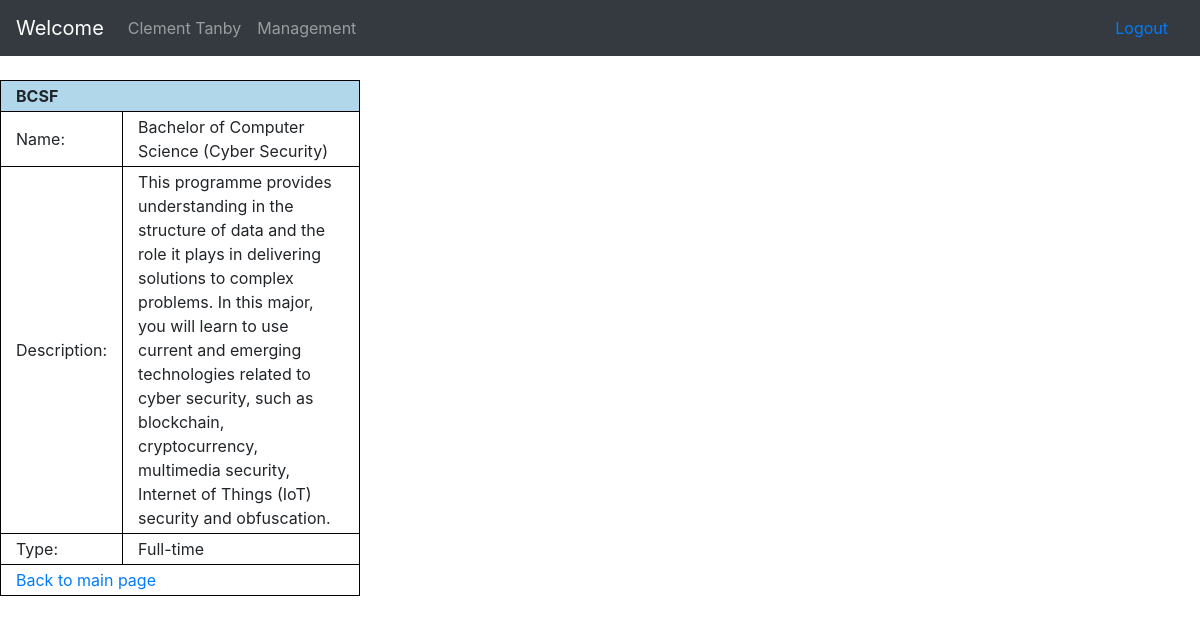
/view_major.php?m=BCSF (signed in), run on the app's committed database.
### tables this page shows
CREATE TABLE IF NOT EXISTS `accounts` (
  `sim_id` varchar(10) NOT NULL,
  `uow_id` varchar(10) NOT NULL,
  `name` tinytext NOT NULL,
  `password` varchar(64) NOT NULL,
  `phone` varchar(16) DEFAULT NULL,
  `sim_email` varchar(64) DEFAULT NULL,
  `personal_email` varchar(64) DEFAULT NULL,
  `show_phone` tinyint(1) NOT NULL DEFAULT '0',
  `show_email` tinyint(1) NOT NULL DEFAULT '0',
  `type` int(1) NOT NULL COMMENT '0 = Faculty, 1 = Full-time Student, 2 = Part-time Student, 8 = Admin, 9 = Superadmin',
  `majors` json DEFAULT NULL COMMENT 'Faculty => JSON of varchar(8)+,\r\nStudent = JSON of 1 varchar(8) -\r\n[majors.id]',
  `choices` json DEFAULT NULL COMMENT 'Students only -\r\nJSON of varchar(8) [projects.id]',
  `year` smallint(4) DEFAULT NULL COMMENT 'Students only',
  `quarter` tinyint(1) DEFAULT NULL COMMENT 'Students only (1, 2, 3, or 4)',
  PRIMARY KEY (`sim_id`),
  UNIQUE KEY `accounts_uow_id` (`uow_id`),
  KEY `accounts_year_quarter` (`year`,`quarter`) USING BTREE,
  KEY `accounts_type` (`type`),
  KEY `accounts_sim_email` (`sim_email`) USING BTREE,
  KEY `accounts_personal_email` (`personal_email`)
);

CREATE TABLE IF NOT EXISTS `majors` (
  `id` varchar(8) NOT NULL,
  `name` varchar(64) NOT NULL,
  `description` text NOT NULL,
  `type` tinyint(1) NOT NULL COMMENT '0 = Part-time \r\n1 = Full-time',
  PRIMARY KEY (`id`)
);

### include/funcs/sql_funcs.php (called while the page is built, shortened)
<?php
	require_once(dirname(__FILE__)."/../class/ClassAccount.php");
	require_once(dirname(__FILE__)."/../class/ClassMajor.php");
	function str_clean(&$string){
		return mysqli_real_escape_string($GLOBALS['mysql_link'], trim($string));
	}
	function db_query($query){
		$result = mysqli_query($GLOBALS['mysql_link'], $query);
		$error = mysqli_error($GLOBALS['mysql_link']);
		return $result;
	}
	function get_account($id, $type = ""){
		str_clean($id);
		str_clean($type);
		if($type == ""){
			$type = mysqli_fetch_assoc(db_query("SELECT `type` FROM `accounts` WHERE `sim_id` = '{$id}';"))['type'];
		}
		if($type == 1 || $type == 2){
			return new Student($id);
		}elseif($type == 8 || $type == 9){
			return new Admin($id);
		}elseif($type == 0){
			return new Faculty($id);
		}
		return false;
	}
	function get_major($id){
		if(is_array($id)){
			array_walk_recursive($id, function(&$value, $key){
				str_clean($value);
				$value = htmlspecialchars($value);
			});
			$output = [];
			while($row = mysqli_fetch_assoc($query)){
				try{
					$output[] = get_major($row['id']);
				}catch(Exception $e){
					continue;
				}
			}
			return $output;
		}else{
			str_clean($id);
			return new Major($id);
		}
	}
?>

### include/class/ClassAccount.php (called while the page is built, shortened)
<?php
	require_once (dirname(__FILE__)."/../funcs/sql_funcs.php");
	abstract class Account{
		private	$name;
		public function __construct($id){
			$id = str_clean($id);
			$query = db_query("SELECT * FROM `accounts` WHERE `sim_id` = '{$id}' LIMIT 1;");
			$result = mysqli_fetch_assoc($query);
			if(mysqli_num_rows($query) == 1){
				$this->sim_id = $result['sim_id'];
				$this->name = $result['name'];
				$this->account_type = $result['type'];
				$this->raw = $result;
			}else{
				throw new Exception("Account not found.");
			}
		}
		public function get_name(){
			return $this->name;
		}
	}
?>

### include/class/ClassStudent.php (called while the page is built, shortened)
<?php
	require_once (dirname(__FILE__)."/../funcs/sql_funcs.php");
	class Student extends Account{
		public function __construct($id){
			parent::__construct($id);
		}
	}
?>

### include/class/ClassMajor.php (called while the page is built, shortened)
<?php
	require_once (dirname(__FILE__)."/../funcs/sql_funcs.php");
	class Major{
		private	$name;
		private	$description;
		private $type;
		public function __construct($id){
			$id = str_clean($id);
			$query = db_query("SELECT * FROM `majors` WHERE `id` = '{$id}' LIMIT 1;");
			$result = mysqli_fetch_assoc($query);
			if(mysqli_num_rows($query) == 1){
				$this->id = $result['id'];
				$this->name = $result['name'];
				$this->description = $result['description'];
				$this->type = $result['type'];
			}else{
				throw new Exception("Major not found.");
			}
		}
		public function get_name(){
			return $this->name;
		}
		public function get_description(){
			return $this->description;
		}
		public function is_full_time(){
			return $this->type == 1;
		}
	}
?>

### view_major.php (the view, shortened to what this page needs)
<?php
	require_once("include/funcs/sql_funcs.php");
	$account = get_account($_SESSION["id"]);
	try{
		$major = get_major($_GET['m']);
	}catch(Exception $e){
		header("location: view_all.php?t=majors");
		@mysqli_close($GLOBALS['mysql_link']);
		exit();
	}
?>
<!DOCTYPE html>
<html lang='en'>
	<head>
		<link rel='stylesheet' href='include/css/main.css' />
	</head>
	<body>
		<?php include("include/templates/header.php"); ?>
		<table id='view_major' class='basic_table' style='width:30%;'>
			<tr>
				<td colspan='2'>
					<?= $major->id ?>
				</td>
			</tr>
			<tr>
				<td style='width:25%;'>
					Name:
				</td>
				<td>
					<?= $major->get_name() ?>
				</td>
			</tr>
			<tr>
				<td style='width:25%;'>
					Description:
				</td>
				<td>
					<?= nl2br($major->get_description()) ?>
				</td>
			</tr>
			<tr>
				<td>
					Type:
				</td>
				<td>
					<?= (($major->is_full_time()) ? "Full-time" : "Part-time") ?>
				</td>
			</tr>
			<tr>
				<td colspan='2'>
					<a href='home.php'>
						Back to main page
					</a>
				</td>
			</tr>
		</table>
	</body>
</html>

### include/templates/header.php (shortened to what this page needs)
<link href="include/css/bootstrap.min.css" rel="stylesheet" id="bootstrap-css">
<div class="navbar navbar-expand-md navbar-dark bg-dark mb-4" role="navigation">
    <a class="navbar-brand" href="home.php">Welcome </a>
    <div class="collapse navbar-collapse" id="navbarCollapse">
        <ul class="navbar-nav mr-auto">
            <li class="nav-item">
				<a class="nav-link"  href='view_account.php?a=<?= $account->sim_id ?>'>
					<?= $account->get_name() ?>
				</a>
            </li>
			<li class="nav-item">
				<a class="nav-link" href="management.php">Management</a>
			</li>
        </ul>
		<a class="nav-link" href="logout.php">Logout</a>
    </div>
</div>

### include/css/main.css (style rules this page uses)
.basic_table { border: 1px solid #000000; border-collapse: collapse; }
.basic_table tr td { border: 1px solid #000000; padding: 3px 15px; }
.basic_table tr:first-child td { background-color:#B0D8EA; font-weight: bold; }
.project_table th, td { padding: 8px; text-align: left; border-bottom: 1px solid #ddd; }

### include/templates/header.php (style rules this page uses)
.navbar { z-index:1; }

### data on the page
accounts: name "Clement Tanby"
majors: id "BCSF", name "Bachelor of Computer Science (Cyber Security)", description "This programme provides understanding in the structure of data and the role it plays in delivering solutions to complex problems. In this major, you will learn to use current and emerging technologies related to cyber security, such as blockchain, cryptocurrency, multimedia security, Internet of Things (IoT) security and obfuscation."
